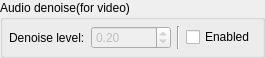
          <widget class="QGroupBox" name="groupBox_AudioDenoise">
           <property name="sizePolicy">
            <sizepolicy hsizetype="Fixed" vsizetype="Fixed">
             <horstretch>0</horstretch>
             <verstretch>0</verstretch>
            </sizepolicy>
           </property>
           <property name="maximumSize">
            <size>
             <width>16777215</width>
             <height>55</height>
            </size>
           </property>
           <property name="title">
            <string>Audio denoise(for video)</string>
           </property>
           <layout class="QGridLayout" name="gridLayout_16">
            <property name="leftMargin">
             <number>6</number>
            </property>
            <property name="topMargin">
             <number>6</number>
            </property>
            <property name="rightMargin">
             <number>6</number>
            </property>
            <property name="bottomMargin">
             <number>6</number>
            </property>
            <item row="0" column="1">
             <widget class="QDoubleSpinBox" name="doubleSpinBox_AudioDenoiseLevel">
              <property name="enabled">
               <bool>false</bool>
              </property>
              <property name="sizePolicy">
               <sizepolicy hsizetype="Preferred" vsizetype="Fixed">
                <horstretch>0</horstretch>
                <verstretch>0</verstretch>
               </sizepolicy>
              </property>
              <property name="minimumSize">
               <size>
                <width>80</width>
                <height>0</height>
               </size>
              </property>
              <property name="toolTip">
               <string>How much noise should be removed is specified by amount-a 
number between 0.01 and 1 with a default of 0.20. Higher 
numbers will remove more noise but present a greater 
likelihood of removing wanted components of the audio signal.</string>
              </property>
              <property name="decimals">
               <number>2</number>
              </property>
              <property name="minimum">
               <double>0.010000000000000</double>
              </property>
              <property name="maximum">
               <double>1.000000000000000</double>
              </property>
              <property name="singleStep">
               <double>0.010000000000000</double>
              </property>
              <property name="value">
               <double>0.200000000000000</double>
              </property>
             </widget>
            </item>
            <item row="0" column="0">
             <widget class="QLabel" name="label_46">
              <property name="sizePolicy">
               <sizepolicy hsizetype="Fixed" vsizetype="Preferred">
                <horstretch>0</horstretch>
                <verstretch>0</verstretch>
               </sizepolicy>
              </property>
              <property name="minimumSize">
               <size>
                <width>0</width>
                <height>0</height>
               </size>
              </property>
              <property name="text">
               <string>Denoise level:</string>
              </property>
             </widget>
            </item>
            <item row="0" column="3">
             <widget class="QCheckBox" name="checkBox_AudioDenoise">
              <property name="sizePolicy">
               <sizepolicy hsizetype="Fixed" vsizetype="Fixed">
                <horstretch>0</horstretch>
                <verstretch>0</verstretch>
               </sizepolicy>
              </property>
              <property name="text">
               <string>Enabled</string>
              </property>
             </widget>
            </item>
            <item row="0" column="2">
             <widget class="Line" name="line_7">
              <property name="orientation">
               <enum>Qt::Vertical</enum>
              </property>
             </widget>
            </item>
           </layout>
          </widget>
